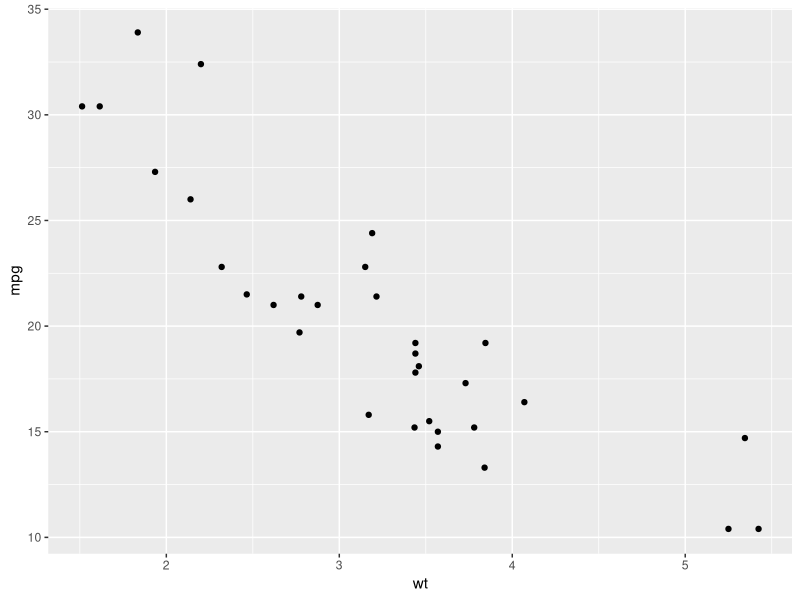
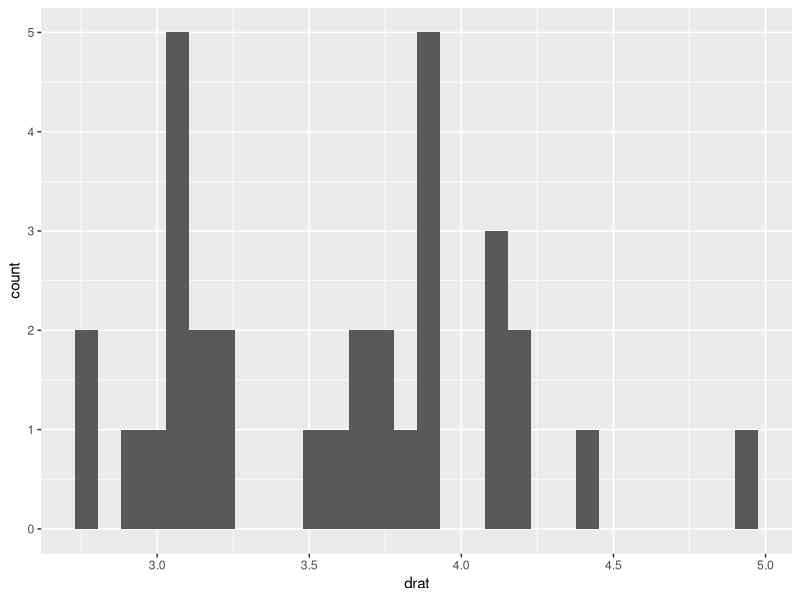

The R script that drew these images, in order: (Note: this script raises an error after producing the figures.)
## ---- chunk 1
0.1 + 0.1 + 0.1 - 0.3
0.3 - 0.1 - 0.1 - 0.1 # a variation

# run this if you want to avoid scientific notation
options(scipen = 999)
## ---- chunk 2
# install.packages("tidyverse")
library(tidyverse)
## ---- chunk 3
mtcars[mtcars$cyl == 6 & mtcars$mpg > 20, c("mpg", "hp")]
## ---- chunk 4
mtcars %>%
  filter(cyl == 6, mpg > 20) |> # reminder that %>% is the same thing
  select(mpg, hp)
## ---- chunk 5
  
data(mtcars) # reads in the data & adds it to your environment as a dataframe
mtcars

mtcars <- mtcars |> 
  rownames_to_column("model")

view(mtcars)
tail(mtcars, 10) # preview first few lines, can designate how many
summary(mtcars)
?mtcars #opens help info
## ---- chunk 6

mean(mtcars$mpg) #the $ lets you select a variable/ column within df
## ---- chunk 7

mean(mtcars$gear)
## ---- chunk 8

median(mtcars$mpg)
## ---- chunk 9
# this is a scatterplot of mpg by wt

ggplot(data = mtcars, aes(x = wt, y = mpg)) +
         geom_point()
## ---- chunk 10

ggplot(data = mtcars, aes(x = drat)) +
  geom_histogram()

mtcars <- mtcars |> 
  mutate(am_f = factor(am, labels. = c("auto", "manual")))

class(mtcars$am_f)

ggplot(data = mtcars, aes(x = am)) +
  geom_histogram()
